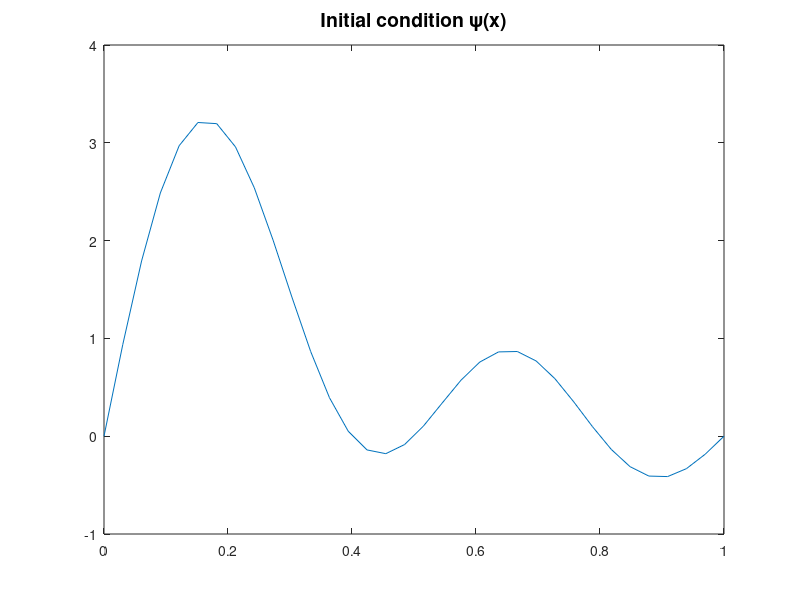

Reproduce this figure in MATLAB.
% finite difference code for Backward Euler, solving du/dt - du^2/dx^2 = 0 
% on the line [0,1] with boundary conditions u(0,t) = u(1,t) = 0

N = 32; % number of interior unknowns
h = 1/(N+1); % spacing between points
x = (0:N+1)/(N+1);
x = x(:);

kappa = 1; 
A = -2*diag(ones(N,1)) + diag(ones(N-1,1),1) + diag(ones(N-1,1),-1);
A = -kappa*A/h^2;

% identity matrix
I = eye(N);

% u = sin(pi*x); % "bump" initial condition
u = sin(pi*x) + sin(2*pi*x) + sin(3*pi*x) + sin(4*pi*x); % wiggly initial condition

minu = min(u); maxu = max(u); % for axis/plotting
u = u(2:end-1); % chop off endpoints x_0 and x_{N+1}

plot(x,[0;u;0]);
title('Initial condition \psi(x)','fontsize',14)
pause

dt = 1e-4;
B = (I + dt*A);
[L U] = lu(B);
tic
for j = 0:1000    
%     u = B\u;
     u = U\(L\u);
%     plot(x,[0;u;0]);
%     axis([0 1 minu maxu])
%     title(['time t = ',num2str(j*dt)],'fontsize',14)
%     pause
end
toc





